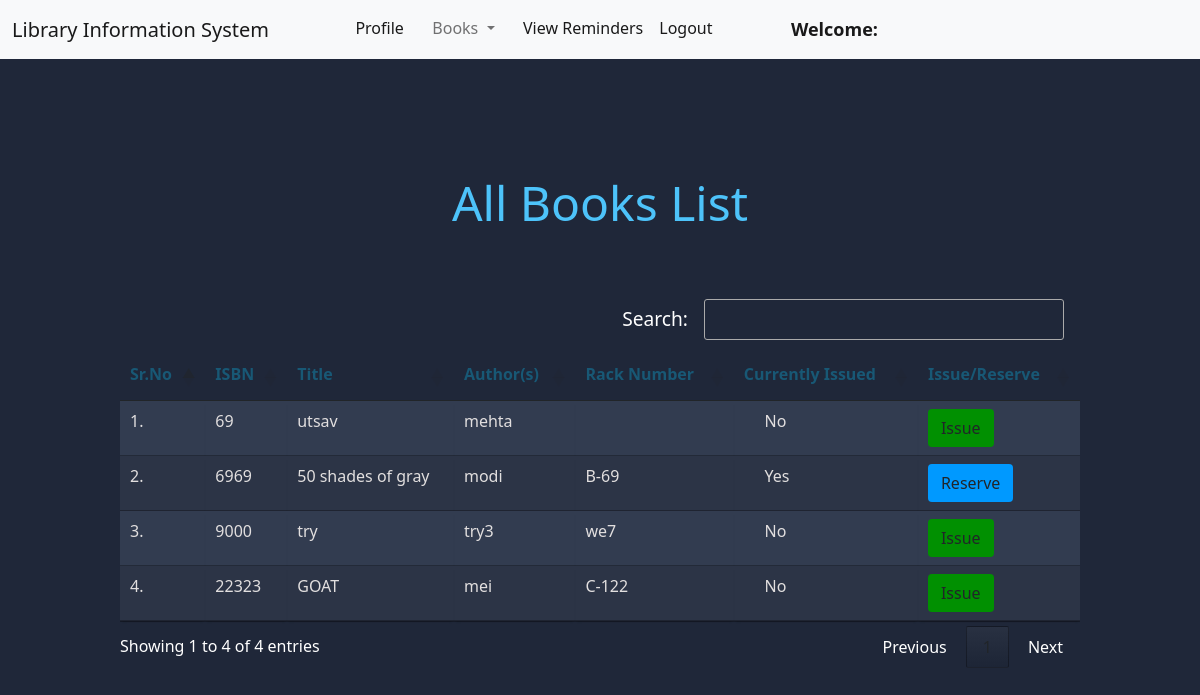
Before: /member/view_books/ (signed in) with the older database file.
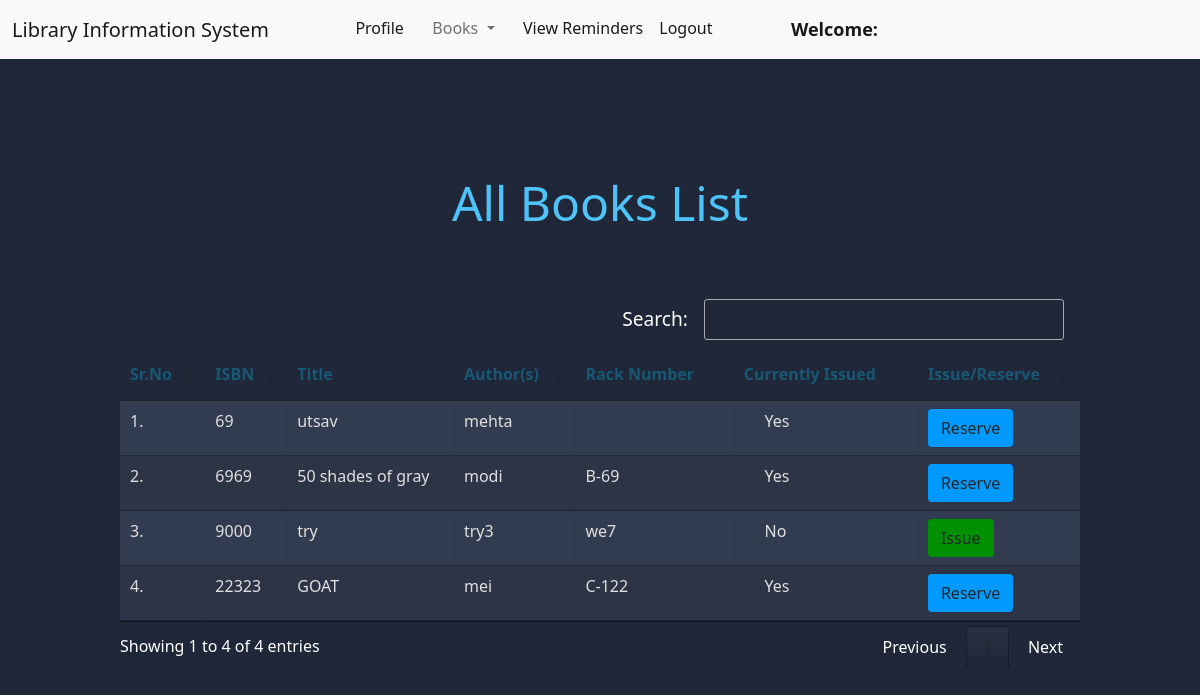
After: the same page with the newer database file.
### book/models.py (models this page shows, shortened)
class Book(models.Model):
    title = models.CharField(max_length=200)
    author = models.CharField(max_length=200)
    isbn = models.CharField(max_length= 20)
    rack_number = models.CharField(max_length= 10)
    issue_date = models.DateField(null= True)
    date_added = models.DateField(null=True)
    return_requested = models.BooleanField(default=False)
    last_issued_date = models.DateField(null=True)
    issue_member = models.ForeignKey("member.Member", on_delete = models.SET_NULL, null = True)
    active_reserve_date = models.DateField(null=True, default=None)
    active_reserve_by = models.CharField(max_length=200, default="")

### member/views.py (the view)
# urls.py: path("view_books/", views.view_books, name="view_books"),
@login_required(login_url = '/member/login')
def view_books(request):
    update_active_reservations()
    books = Book.objects.all()
    return render(request, "member/view_books.html", {'books' :books})

### member/views.py (called while the page is built)
def update_active_reservations():
    for book in Book.objects.all():
        if book.active_reserve_date != None and (book.active_reserve_date + relativedelta(days = 7)) < datetime.date.today() :
            active_member = book.member_set.order_by('reserve_datetime').first()
            active_member.reserved_book = None
            active_member.reserve_datetime = None
            active_member.save()
            try:
                new_active_member = book.member_set.order_by('reserve_datetime').first()
                book.active_reserve_by = new_active_member.user.username
                book.active_reserve_date = datetime.date.today()
                reservation_reminder(new_active_member,book)
            except(Exception):
                book.active_reserve_date = None
                book.active_reserve_by = ""
            book.save()
    return

### member/templates/member/view_books.html (shortened to what this page needs)
{% extends 'member/member_navbar.html' %}
{% load static %}
{% block body %}
<div class="container mt-4">
    <h1 class="text-center page-title"><strong>All Books List</strong></h1>
    <table class="table table-hover" id="example">
        <thead>
            <tr>
                <th><h1>Sr.No</h1></th>
                <th><h1>ISBN</h1></th>
                <th><h1>Title</h1></th>
                <th><h1>Author(s)</h1></th>
                <th><h1>Rack Number</h1></th>
                <th><h1>Currently Issued</h1></th>
                <th><h1>Issue/Reserve</h1></th>
            </tr>
        </thead>
        <tbody>
            {% for book in books %}
            <tr>
                <td>{{forloop.counter}}.</td>
                <td>{{book.isbn}}</td>
                <td>{{book.title}}</td>
                <td>{{book.author}}</td>
                <td>{{book.rack_number}}</td>
                {% if book.issue_date is "" or book.issue_date is null %}
                    <td>&nbsp;&nbsp;&nbsp;&nbsp;&nbsp;No</td>
                    <td><a href="/member/issue_book/{{book.id}}/" class="btn btn-issue" onclick="return confirm('Are you sure you want to Issue this book?')">Issue</a></td>
                {% else %}
                    <td>&nbsp;&nbsp;&nbsp;&nbsp;&nbsp;Yes</td>
                    <td><a href="/member/reserve_book/{{book.id}}/" class="btn btn-reserve" onclick="return confirm('Are you sure you want to Reserve this book?')">Reserve</a></td>
                {% endif %}
            </tr>
            {% endfor %}
        </tbody>
    </table>
    </div>
{% endblock %}

Changed rows visible on the page:
changed Book "utsav": issue_date "No Issue" → "Yes Reserve"
changed Book "GOAT": issue_date "No Issue" → "Yes Reserve"
